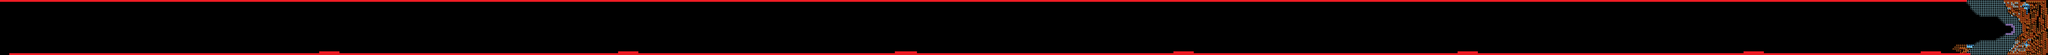

A 2D game scene composited from a Tiled map and its tileset images. What follows is a short description and the map's XML, with each tile layer's data collapsed to a summary:
An orthogonal 1110x30 tile map with 36x36 px tiles, 3 tile layers (Black, BackGround, Tile Layer 2) and 609 objects.

<map version="1.0" orientation="orthogonal" renderorder="right-down" width="1110" height="30" tilewidth="36" tileheight="36" nextobjectid="6115">
 <tileset firstgid="1" name="PixelArtTest" tilewidth="36" tileheight="36" tilecount="80" columns="10">
  <image source="../PixelArtTest2.png" trans="ffff00" width="360" height="288" />
 </tileset>
 <layer name="Black" width="1110" height="30">
  <data>[33300 cells, 33288 non-empty, 1 distinct tile ids]</data>
 </layer>
 <layer name="BackGround" width="1110" height="30">
  <data>[33300 cells, 5249 non-empty, 5 distinct tile ids]</data>
 </layer>
 <layer name="Tile Layer 2" width="1110" height="30">
  <data>[33300 cells, 3272 non-empty, 8 distinct tile ids]</data>
 </layer>
 <objectgroup name="Borders">
  <object id="3414" x="38592" y="0" width="540" height="324" />
  <object id="3415" x="38592" y="792" width="576" height="288" />
  <object id="3416" x="38196" y="864" width="432" height="216" />
  <object id="3417" x="38448" y="0" width="144" height="108" />
  <object id="4507" x="108" y="0" width="38340" height="28" />
  <object id="4512" x="171" y="1048" width="38340" height="25" />
 </objectgroup>
 <objectgroup name="Enemy Barrier">
  <object id="4439" x="33768" y="936" width="252" height="36" />
  <object id="4862" x="108" y="0" width="38844" height="72" />
  <object id="4863" x="180" y="1044" width="38268" height="36" />
 </objectgroup>
 <objectgroup name="EnAlpha" />
 <objectgroup name="EnBeta">
  <object id="4868" x="1944" y="144" width="36" height="36" />
  <object id="4869" x="1908" y="936" width="36" height="36" />
  <object id="4870" x="2232" y="144" width="36" height="36" />
 </objectgroup>
 <objectgroup name="EnCharlie" />
 <objectgroup name="EnDelta">
  <object id="4133" x="31428" y="936" width="36" height="36" />
  <object id="4513" x="1116" y="324" />
  <object id="5579" x="34104" y="-6" width="72" height="36" />
  <object id="5580" x="33348" y="-78" width="36" height="36" />
  <object id="5582" x="33636" y="-78" width="36" height="36" />
  <object id="5584" x="33184" y="1002" width="36" height="36" />
  <object id="5588" x="33652" y="966" width="72" height="36" />
  <object id="5591" x="31680" y="986" width="36" height="36" />
  <object id="5595" x="32148" y="950" width="72" height="36" />
  <object id="5601" x="30180" y="130" width="36" height="36" />
  <object id="5603" x="30468" y="130" width="36" height="36" />
 </objectgroup>
 <objectgroup name="EnEcho" />
 <objectgroup name="EnFanta">
  <object id="5395" x="4752" y="936" width="36" height="36" />
  <object id="5398" x="4788" y="144" width="36" height="36" />
  <object id="5400" x="5076" y="144" width="36" height="36" />
  <object id="5402" x="6156" y="972" width="36" height="36" />
  <object id="5405" x="6192" y="180" width="36" height="36" />
  <object id="5406" x="6624" y="936" width="72" height="36" />
  <object id="5407" x="6480" y="180" width="36" height="36" />
  <object id="5409" x="7020" y="972" width="36" height="36" />
  <object id="5412" x="7056" y="180" width="36" height="36" />
  <object id="5413" x="7488" y="936" width="72" height="36" />
  <object id="5414" x="7344" y="180" width="36" height="36" />
  <object id="5472" x="22104" y="1008" width="36" height="36" />
  <object id="5476" x="22572" y="972" width="72" height="36" />
  <object id="5482" x="19604" y="122" width="36" height="36" />
  <object id="5484" x="19892" y="122" width="36" height="36" />
  <object id="5488" x="21316" y="166" width="72" height="36" />
  <object id="5489" x="20560" y="94" width="36" height="36" />
  <object id="5491" x="20848" y="94" width="36" height="36" />
  <object id="5496" x="21828" y="134" width="36" height="36" />
  <object id="5498" x="22116" y="134" width="36" height="36" />
  <object id="5612" x="26676" y="526" width="36" height="36" />
  <object id="5613" x="26244" y="202" width="36" height="36" />
  <object id="5614" x="26732" y="892" width="36" height="36" />
  <object id="5615" x="23688" y="526" width="36" height="36" />
  <object id="5616" x="23328" y="526" width="36" height="36" />
  <object id="5617" x="25380" y="202" width="72" height="36" />
  <object id="5618" x="4104" y="850" width="36" height="36" />
  <object id="5619" x="23580" y="202" width="72" height="36" />
  <object id="5620" x="28692" y="850" width="72" height="36" />
  <object id="5621" x="12348" y="850" width="36" height="36" />
  <object id="5622" x="35460" y="388" width="72" height="72" />
  <object id="5623" x="15372" y="850" width="36" height="36" />
  <object id="5624" x="20916" y="850" width="36" height="36" />
  <object id="5625" x="3672" y="202" width="36" height="36" />
  <object id="5626" x="22680" y="202" width="36" height="36" />
  <object id="5627" x="27792" y="202" width="36" height="36" />
  <object id="5628" x="23004" y="526" width="72" height="36" />
  <object id="5629" x="17964" y="526" width="72" height="36" />
  <object id="5630" x="36200" y="860" width="36" height="36" />
  <object id="5631" x="22500" y="202" width="36" height="36" />
  <object id="5632" x="37836" y="850" width="36" height="36" />
  <object id="5633" x="18324" y="202" width="72" height="36" />
  <object id="5634" x="7272" y="670" width="72" height="36" />
  <object id="5635" x="23364" y="202" width="36" height="36" />
  <object id="5636" x="26028" y="202" width="36" height="36" />
  <object id="5637" x="32184" y="850" width="72" height="36" />
  <object id="5638" x="15336" y="526" width="36" height="36" />
  <object id="5639" x="17640" y="202" width="36" height="36" />
  <object id="5640" x="20412" y="850" width="36" height="36" />
  <object id="5641" x="5868" y="850" width="36" height="36" />
  <object id="5642" x="15372" y="202" width="36" height="36" />
  <object id="5643" x="25164" y="850" width="36" height="36" />
  <object id="5644" x="12780" y="850" width="36" height="36" />
  <object id="5645" x="13572" y="526" width="36" height="36" />
  <object id="5646" x="33048" y="454" width="36" height="36" />
  <object id="5647" x="35964" y="604" width="72" height="36" />
  <object id="5648" x="18500" y="836" width="72" height="36" />
  <object id="5649" x="12564" y="850" width="36" height="36" />
  <object id="5650" x="11268" y="202" width="36" height="36" />
  <object id="5651" x="20376" y="526" width="36" height="36" />
  <object id="5652" x="17496" y="526" width="36" height="36" />
  <object id="5653" x="36072" y="850" width="36" height="36" />
  <object id="5654" x="17136" y="202" width="36" height="36" />
  <object id="5655" x="13932" y="850" width="36" height="36" />
  <object id="5656" x="24696" y="202" width="36" height="36" />
  <object id="5657" x="13500" y="670" width="72" height="36" />
  <object id="5658" x="8856" y="202" width="36" height="36" />
  <object id="5659" x="26136" y="526" width="36" height="36" />
  <object id="5660" x="32292" y="468" width="72" height="72" />
  <object id="5661" x="22788" y="202" width="36" height="36" />
  <object id="5662" x="24588" y="526" width="72" height="36" />
  <object id="5663" x="6876" y="850" width="36" height="36" />
  <object id="5664" x="8316" y="202" width="36" height="36" />
  <object id="5665" x="27784" y="828" width="72" height="36" />
  <object id="5666" x="30456" y="850" width="72" height="36" />
  </objectgroup>
 <objectgroup name="EnGamma">
  <!-- 63 objects omitted --></objectgroup>
 <objectgroup name="EnBoss1">
  <!-- 4 objects omitted --></objectgroup>
 <objectgroup name="Level2">
  <!-- 3 objects omitted --></objectgroup>
</map>
<!-- 511 of 609 objects omitted -->